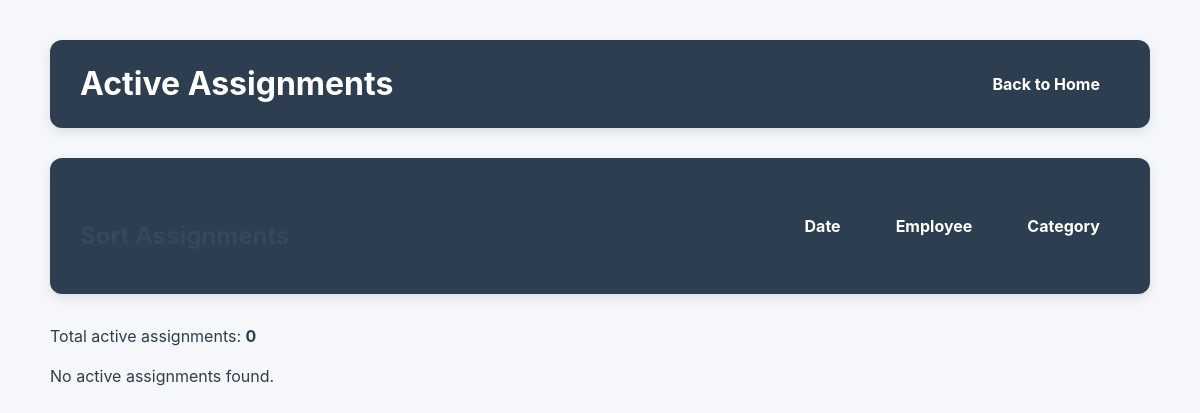
/assignments, run on an earlier commit of the app's database.
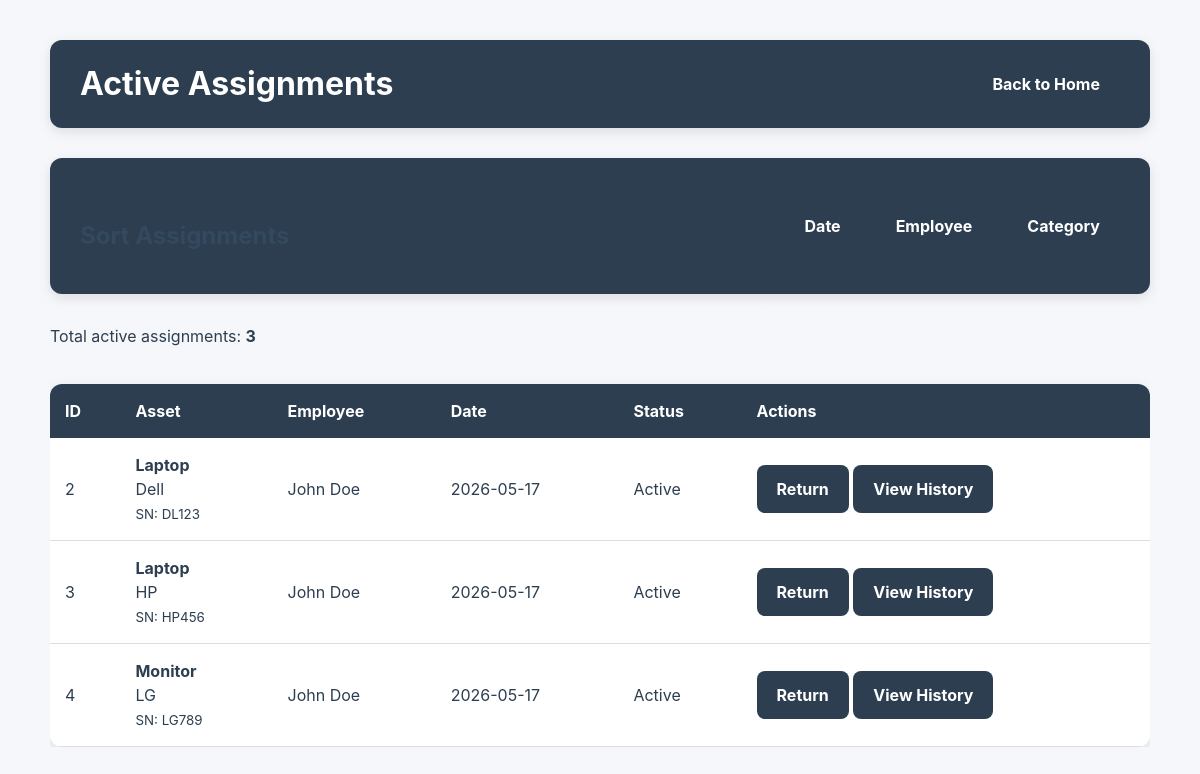
And on a later commit of the database.
### tables this page shows
CREATE TABLE assignments (
                id INTEGER PRIMARY KEY AUTOINCREMENT,
                asset_id INTEGER NOT NULL,
                employee_id INTEGER NOT NULL,
                assigned_date TEXT NOT NULL,
                returned_date TEXT,
                status TEXT NOT NULL DEFAULT 'Active',

                FOREIGN KEY (asset_id)
                    REFERENCES assets(id),

                FOREIGN KEY (employee_id)
                    REFERENCES employees(id)
            );

CREATE TABLE assets (
                id INTEGER PRIMARY KEY AUTOINCREMENT,
                category TEXT NOT NULL,
                brand TEXT NOT NULL,
                serial_number TEXT UNIQUE NOT NULL,
                status TEXT NOT NULL DEFAULT 'Available',
                purchase_date TEXT
            );

CREATE TABLE employees (
                id INTEGER PRIMARY KEY AUTOINCREMENT,
                first_name TEXT NOT NULL,
                last_name TEXT NOT NULL,
                department TEXT
            );

### routes/assignments.py (the view)
    @app.route("/assignments")
    def list_assignments():
        sort_by = request.args.get("sort", "date")
        data = get_active_assignments(sort_by)
        return render_template(
            "assignments/list.html",
            assignments=data
        )

### templates/assignments/list.html (shortened to what this page needs)
<!DOCTYPE html>
<html lang="en">
<head>
    <link rel="stylesheet"
          href="{{ url_for('static', filename='style.css') }}">
</head>
<body>
<div class="container">
    <div class="page-header">
        <h1>Active Assignments</h1>
        <div class="header-buttons">
            <a href="{{ url_for('home') }}"
               class="btn">
                Back to Home
            </a>
        </div>
    </div>
    <section class="content-section">
        <div class="page-header">
            <h2>Sort Assignments</h2>
            <div class="header-buttons">
                <a href="{{ url_for('list_assignments', sort='date') }}"
                   class="btn btn-small">
                    Date
                </a>
                <a href="{{ url_for('list_assignments', sort='name') }}"
                   class="btn btn-small">
                    Employee
                </a>
                <a href="{{ url_for('list_assignments', sort='category') }}"
                   class="btn btn-small">
                    Category
                </a>
            </div>
        </div>
        <p>
            Total active assignments:
            <strong>{{ assignments|length }}</strong>
        </p>
        {% if assignments %}
            <div class="table-wrapper">
                <table>
                    <thead>
                        <tr>
                            <th>ID</th>
                            <th>Asset</th>
                            <th>Employee</th>
                            <th>Date</th>
                            <th>Status</th>
                            <th>Actions</th>
                        </tr>
                    </thead>
                    <tbody>
                        {% for row in assignments %}
                        <tr>
                            <td>
                                {{ row["assignment_id"] }}
                            </td>
                            <td>
                                <strong>
                                    {{ row["category"] }}
                                </strong>
                                <br>
                                {{ row["brand"] }}
                                <br>
                                <small>
                                    SN:
                                    {{ row["serial_number"] }}
                                </small>
                            </td>
                            <td>
                                {{ row["first_name"] }}
                                {{ row["last_name"] }}
                            </td>
                            <td>
                                {{ row["assigned_date"] }}
                            </td>
                            <td>
                                {{ row["status"] }}
                            </td>
                            <td>
                                <div class="action-links">
                                    <a href="{{ url_for('return_asset_route', assignment_id=row['assignment_id']) }}"
                                       class="btn btn-small"
                                       onclick="return confirm('Return this asset?')">
                                        Return
                                    </a>
                                    <a href="{{ url_for('asset_history', asset_id=row['asset_id']) }}"
                                       class="btn btn-small">
                                        View History
                                    </a>
                                </div>
                            </td>
                        </tr>
                        {% endfor %}
                    </tbody>
                </table>
            </div>
        {% else %}
            <p>
                No active assignments found.
            </p>
        {% endif %}
    </section>
</div>
</body>
</html>

### design/style.css (style rules this page uses)
:root { --color-primary: #2c3e50; --color-primary-light: #34495e; --color-background: #f4f6f9; --color-surface: #ffffff; --color-border: #dcdfe3; --color-success-bg: #d4edda; --color-success-text: #155724; --color-error-bg: #f8d7da; --color-error-text: #721c24; --color-warning-bg: #fff3cd; --color-warning-text: #856404; --shadow-sm: 0 2px 8px rgba(0, 0, 0, 0.08); --shadow-md: 0 4px 12px rgba(0, 0, 0, 0.10); --radius-sm: 8px; --radius-md: 12px; --transition-fast: 0.2s ease; }
* { box-sizing: border-box; }
body { font-family: Inter, -apple-system, BlinkMacSystemFont, "Segoe UI", sans-serif; line-height: 1.5; background-image: linear-gradient( rgba(244, 246, 249, 0.92), rgba(244, 246, 249, 0.92) ), url("https://images.unsplash.com/photo-1497366754035-f200968a6e72?q=80&w=1600&auto=format&fit=crop"); background-size: cover; background-position: center; background-attachment: fixed; margin: 0; padding: 40px; color: var(--color-primary); }
.container { max-width: 1100px; margin: auto; }
h1 { color: var(--color-primary); margin-bottom: 10px; }
h2 { color: var(--color-primary-light); margin-top: 40px; }
.btn, button { display: inline-block; background-color: var(--color-primary); color: white; padding: 12px 20px; border: none; border-radius: var(--radius-sm); text-decoration: none; font-weight: bold; cursor: pointer; transition: background-color var(--transition-fast), transform var(--transition-fast), box-shadow var(--transition-fast); }
.table-wrapper { overflow-x: auto; }
table { width: 100%; border-collapse: collapse; background: var(--color-surface); border-radius: var(--radius-md); overflow: hidden; box-shadow: var(--shadow-md); margin-top: 20px; }
table th { background-color: var(--color-primary); color: white; padding: 15px; text-align: left; }
table td { padding: 15px; border-bottom: 1px solid #ddd; }
.page-header { display: flex; justify-content: space-between; align-items: center; gap: 20px; margin-bottom: 30px; background-color: var(--color-primary); padding: 20px 30px; border-radius: var(--radius-md); box-shadow: var(--shadow-md); }
.page-header h1 { margin: 0; color: white; }
.header-buttons { display: flex; gap: 15px; flex-wrap: wrap; }

What changed in the data, as far as the page shows it:
added assignments: assignment_id "2", category "Laptop", brand "Dell", serial_number "DL123", first_name "John", last_name "Doe", assigned_date "2026-05-17", status "Active"
added assignments: assignment_id "3", category "Laptop", brand "HP", serial_number "HP456", first_name "John", last_name "Doe", assigned_date "2026-05-17", status "Active"
added assignments: assignment_id "4", category "Monitor", brand "LG", serial_number "LG789", first_name "John", last_name "Doe", assigned_date "2026-05-17", status "Active"
Also different on the page:
{{ assignments|length }}: "0" → "3"
text no longer shown: "No active assignments found."
text now shown: "ID Asset Employee Date Status Actions"
